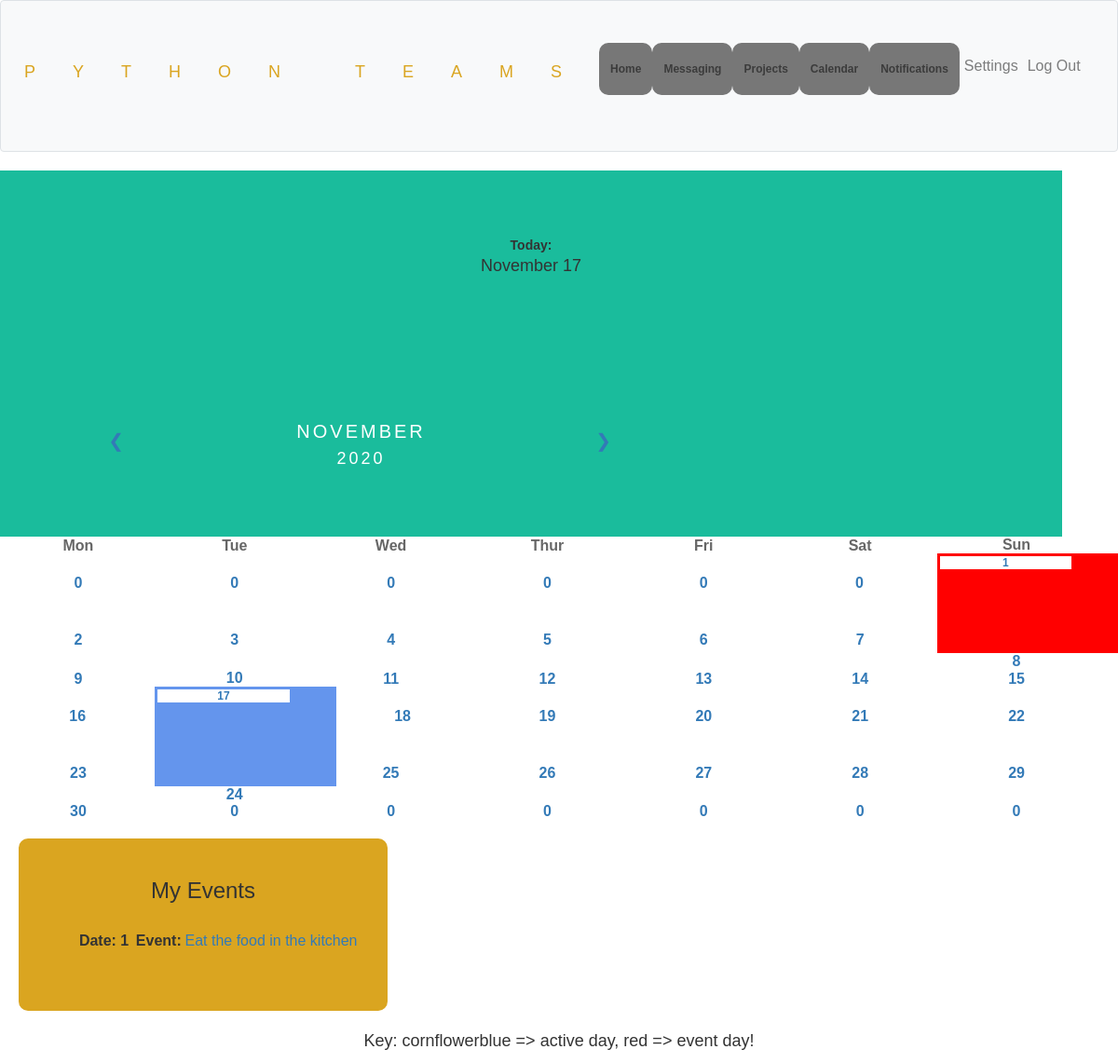
/calendar (signed in), run on the app's committed database.
### tables this page shows
CREATE TABLE George_calendar(id INTEGER NOT NULL PRIMARY KEY AUTOINCREMENT, title VARCHAR(255) NOT NULL, event TEXT NOT NULL, date_created DATETIME, day INTEGER, month VARCHAR(25), year INTEGER);

### app.py (the view)
@app.route('/calendar', methods=['GET', 'POST'])
@login_required
def calendar():
    username = session.get('username', None)
    current_month = helpers.retrieve_current_month()
    current_year = int(helpers.retrieve_current_year())
    current_month_index = helpers.retrieve_current_month_index(month=current_month) + 1
    month_calendar = helpers.retrieve_month_dates(year=current_year, month=current_month_index)
    month_events = helpers.retrieve_all_events_in_month(Username=username, Month=current_month)
    current_day = helpers.retrieve_current_day()
    print(month_events)
    return render_template('calendar(2).html', current_month=current_month, current_year=current_year,
                           month_calendar=month_calendar, month_events=month_events, current_day = current_day)

### app.py (called while the page is built)
@app.after_request
def after_request(response):
    response.headers["Cache-Control"] = "no-chache, no-store, must-revalidare"
    response.headers["Expires"] = 0
    response.headers["Pragma"] = "no-cache"
    return response

### helpers.py (called while the page is built)
def login_required(f):
    @wraps(f)
    def decorated_function(*args, **kwargs):
        if session.get("user_id") is None:
            return redirect("/login")
        return f(*args, **kwargs)
    return decorated_function

def retrieve_current_month():
    now = datetime.utcnow()
    current_month = months[now.month - 1]
    return current_month

def retrieve_current_year():
    now = datetime.utcnow()
    current_year = now.year
    return current_year

def retrieve_month_dates(year, month):
    month_calendar = calendar.monthcalendar(year=year, month=month)
    return month_calendar

def retrieve_current_month_index(month):
    current_month_index = int(months.index(month))
    return current_month_index

def retrieve_all_events_in_month(Username, Month):
    conn = None
    try:
        calendar_events = {} #dict
        conn = sqlite3.connect(DB)
        c = conn.cursor()
        c.execute(f'''SELECT * FROM {Username}_calendar WHERE month = :month''', (Month,))
        calendar_events_list = list(c.fetchall())
        conn.close()
        if calendar_events_list:
            for calendar_db_entry in calendar_events_list:
                calendar_events[calendar_db_entry[4]] = calendar_db_entry
        return calendar_events
    except sqlite3.OperationalError as e:
        print(e)

def retrieve_current_day():
    today = int(datetime.today().day)
    return today

### templates/calendar(2).html (shortened to what this page needs)
{% extends 'userpage_base_layout.html' %}
{% block body %}
    <div class="month" style="text-align:center;gravity:center;">
        <b>Today: </b><p>{{ current_month }} {{ current_day }}</p>
    </div>
    <div class="month">
  <ul>
    <li class="prev"><a href="/prev/{{ current_month }}">&#10094;</a></li>
    <li>{{ current_month }}<br><span style="font-size:18px">{{ current_year }}</span></li>
      <li class="next"><a href="/next/{{ current_month }}/{{ current_year }}">&#10095;</a></li>
      <br><li><a href="/current_date">{{ go_back_to_current_date }}</a></li>
  </ul>
</div>
<table style="width:100%">
  <tr>
    <th>Mon</th>
    <th>Tue</th>
    <th>Wed</th>
    <th>Thur</th>
    <th>Fri</th>
    <th>Sat</th>
    <th>Sun</th>
  </tr>
    {% for dates in month_calendar %}
        <tr>
            {% for date in dates %}
                {% if date in month_events.keys() %}
                    {% if date == current_day %}
                        <th class="daysactive daysevent"><a href="/view_event/{{ date }}/{{ current_month }}/{{ current_year }}">{{ date }}</a></th>
                    {% else %}
                        <th class="daysevent"><a href="/view_event/{{ date }}/{{ current_month }}/{{ current_year }}">{{ date }}</a></th>
                    {% endif %}
                {% else %}
                    {% if date == current_day %}
                        <th class="daysactive"><a href="/new_event/{{ date }}/{{ current_month }}/{{ current_year }}">{{ date }}</a></th>
                    {% else %}
                        <th><a href="/new_event/{{ date }}/{{ current_month }}/{{ current_year }}">{{ date }}</a></th>
                    {% endif %}
                {% endif %}
            {% endfor %}
        </tr>
    {% endfor %}
</table>
<div class = "eventslist">
<h3>My Events</h3>
     <ul>
        {% if month_events %}
            {% for key in month_events.keys() %}
         <b>Date: {{ key }}</b><br><b> Event: </b><li><a href="/view_event/{{ key }}/{{ month_events[key][5] }}/{{ month_events[key][6] }}">{{ month_events[key][2] }}</a></li><br>
            {% endfor %}
        {% else %}
            <h3>No events here!</h3>
        {% endif %}
    </ul>
</div>
<p style="text-align:left end;">Key: cornflowerblue => active day, red => event day!</p>
{% endblock %}

### static/register.css (style rules this page uses)
ul { padding-bottom: 30px; list-style: none; text-decoration: none; display:flex; justify-content: space-around; list-style: none; padding-top: 20px; font-size: 16px; }
li a { text-decoration: none; list-style: none; }
body { color: #fff; font-family: 'Roboto', sans-serif; }

### static/messaging.css (style rules this page uses)
h3 { word-break: break-all; text-align: center; font-size: 20px; }
p { text-align: center; font-size: 18px; }

### static/settings.css (style rules this page uses)
ul { padding-bottom: 30px; list-style: none; text-decoration: none; display:flex; justify-content: space-around; list-style: none; padding-top: 20px; font-size: 16px; }
li a { text-decoration: none; list-style: none; }

### static/notifications.css (style rules this page uses)
ul { padding-bottom: 30px; list-style: none; text-decoration: none; display:flex; justify-content: space-around; list-style: none; padding-top: 20px; font-size: 16px; }
li a { text-decoration: none; }

### static/calendar(2).css (style rules this page uses)
li a { text-decoration: none; }
ul { list-style-type: none; }
body { font-family: Verdana, sans-serif; }
.month { padding: 70px 25px; width: 95%; background: #1abc9c; text-align: center; }
.month ul { margin: 0; padding: 0; }
.month ul li { color: white; font-size: 20px; text-transform: uppercase; letter-spacing: 3px; }
.month .prev { float: left; padding-top: 10px; }
.month .next { float: right; padding-top: 10px; }
.eventslist { border: 3px solid goldenrod; padding: 20px; margin: 20px; background-color: goldenrod; border-radius: 10px; width: 33%; }
th { width: 13.6%; color: #666; text-align: center; }
.daysactive { list-style-type: none; width: 8.6%; vertical-align: text-top; border-bottom: 90px; border-right: 50px; border-style: solid; margin-bottom: 15px; font-size:12px; color:cornflowerblue; }
.daysevent { list-style-type: none; width: 8.6%; vertical-align: text-top; border-bottom: 90px; border-right: 50px; border-style: solid; margin-bottom: 15px; font-size:12px; color:red; }

### data on the page
George_calendar: month "November", month "NOVEMBER", event "Eat the food in the kitchen"

### other printed values
{{ current_day }} "17"
{{ current_year }} "2020"
{{ date }} "0" "0" "0" "0" "0" "0" "2" "3" "4" "5" "6" "7" "8" "9" "10" "11" "12" "13" "14" "15" "16" "18" "19" "20" "21" "22" "23" "24" "25" "26" "27" "28" "29" "30" "0" "0" "0" "0" "0" "0"
{{ date }} "1"
{{ date }} "17"
{{ key }} "1"
